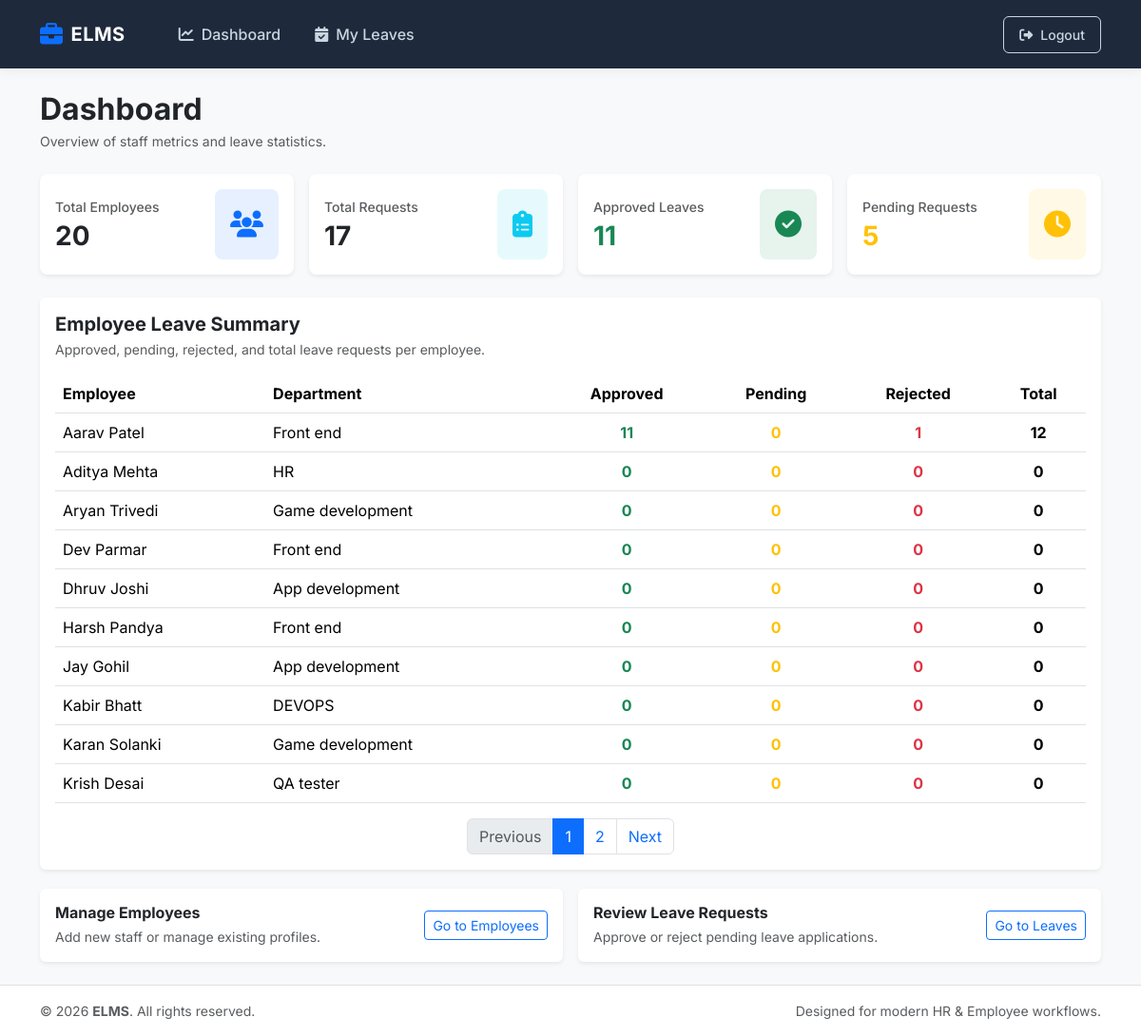
Page / (signed in) on the committed database.
### tables this page shows
CREATE TABLE `employees` (
  `id` int(11) NOT NULL,
  `employee_name` varchar(150) NOT NULL,
  `email` varchar(150) NOT NULL,
  `department_id` int(11) NOT NULL,
  `password` varchar(255) NOT NULL,
  `joining_date` date NOT NULL,
  `created_at` timestamp NOT NULL DEFAULT current_timestamp()
);

CREATE TABLE `departments` (
  `id` int(11) NOT NULL,
  `department_name` varchar(100) NOT NULL,
  `is_probation` tinyint(4) NOT NULL
);

### controller/DashboardController.php (called while the page is built, shortened)
<?php
require_once __DIR__ . '/../model/EmployeesModel.php';
require_once __DIR__ . '/../model/LeavesModel.php';
class DashboardController {
    private \EmployeesModel $employeeModel;
    private \LeavesModel $leaveModel;
    public function __construct() {
        $database = new \Database();
        $db = $database->getConnection();
        $this->employeeModel = new \EmployeesModel($db);
        $this->leaveModel = new \LeavesModel($db);
    }
    public function index(): void {
        $page = max(1, (int) ($_GET['page'] ?? 1));
        $limit = 10;
        $totalEmployees = $this->employeeModel->getTotalCount();
        $leaveStats = $this->leaveModel->getDashboardStats();
        $employeeLeaveSummaryResult = $this->leaveModel->getEmployeeLeaveSummary($page, $limit);
        $employeeLeaveSummary = $employeeLeaveSummaryResult['data'];
        $totalSummaryRows = $employeeLeaveSummaryResult['total'];
        $totalSummaryPages = max(1, (int) ceil($totalSummaryRows / $limit));
        $stats = [
            'total_employees' => $totalEmployees,
            'total_leaves'    => $leaveStats['total_requests'],
            'approved_leaves' => $leaveStats['total_approved'],
            'pending_leaves'  => $leaveStats['total_pending'],
            'rejected_leaves'  => $leaveStats['total_rejected']
        ];
        require_once __DIR__ . '/../views/dashboard/index.php';
    }
}

### model/BaseModel.php (called while the page is built, shortened)
<?php
abstract class BaseModel {
    protected PDO $conn;
    protected string $table;
    public function __construct(PDO $db, string $table) {
        $this->conn = $db;
        $this->table = $table;
    }
    protected function getTableName(): string {
        return $this->table;
    }
    protected function fetchOne(string $query, array $params = []): ?array {
        $stmt = $this->conn->prepare($query);
        $stmt->execute($params);
        $result = $stmt->fetch();
        return $result ?: null;
    }
}
?>

### model/EmployeesModel.php (called while the page is built, shortened)
<?php
require_once __DIR__ . '/BaseModel.php';
class EmployeesModel extends \BaseModel implements \CrudInterface {
    public function getTotalCount(): int {
        $query = "SELECT COUNT(*) AS total FROM " . $this->getTableName();
        $result = $this->fetchOne($query);
        return (int) ($result['total'] ?? 0);
    }
}
?>

### model/LeavesModel.php (called while the page is built, shortened)
<?php
require_once __DIR__ . '/BaseModel.php';
class LeavesModel extends \BaseModel {
    public function getDashboardStats(): array {
        $query = "SELECT
                    COUNT(*) AS total_requests,
                    SUM(CASE WHEN status = 'Approved' THEN 1 ELSE 0 END) AS total_approved,
                    SUM(CASE WHEN status = 'Pending' THEN 1 ELSE 0 END) AS total_pending,
                    SUM(CASE WHEN status = 'Rejected' THEN 1 ELSE 0 END) AS total_rejected
                FROM " . $this->getTableName();
        $result = $this->fetchOne($query);
        return [
            'total_requests' => (int) ($result['total_requests'] ?? 0),
            'total_approved' => (int) ($result['total_approved'] ?? 0),
            'total_pending'  => (int) ($result['total_pending'] ?? 0),
            'total_rejected' => (int) ($result['total_rejected'] ?? 0),
        ];
    }
    public function getEmployeeLeaveSummary(int $page = 1, int $limit = 10): array {
        $offset = ($page - 1) * $limit;
        $countQuery = "SELECT COUNT(*) AS total FROM employees";
        $countStmt = $this->conn->prepare($countQuery);
        $countStmt->execute();
        $countResult = $countStmt->fetch();
        $total = (int) ($countResult['total'] ?? 0);
        $query = "SELECT e.id, e.employee_name, d.department_name,
                    SUM(CASE WHEN l.status = 'Approved' THEN 1 ELSE 0 END) AS approved_leaves,
                    SUM(CASE WHEN l.status = 'Pending' THEN 1 ELSE 0 END) AS pending_leaves,
                    SUM(CASE WHEN l.status = 'Rejected' THEN 1 ELSE 0 END) AS rejected_leaves,
                    COUNT(l.id) AS total_leaves
                FROM employees e
                LEFT JOIN departments d ON d.id = e.department_id
                LEFT JOIN leaves l ON l.employee_id = e.id
                GROUP BY e.id, e.employee_name, d.department_name
                ORDER BY e.employee_name
                LIMIT :limit OFFSET :offset";
        $stmt = $this->conn->prepare($query);
        $stmt->bindValue(':limit', $limit, PDO::PARAM_INT);
        $stmt->bindValue(':offset', $offset, PDO::PARAM_INT);
        $stmt->execute();
        return [
            'data' => $stmt->fetchAll(),
            'total' => $total,
            'page' => $page,
            'limit' => $limit,
        ];
    }
}

### views/dashboard/index.php (the view)
<?php include __DIR__ . '/../layout/header.php'; ?>
<div class="d-flex justify-content-between align-items-center mb-4">
    <div>
        <h2 class="fw-bold mb-1">Dashboard</h2>
        <p class="text-muted small mb-0">Overview of staff metrics and leave statistics.</p>
    </div>
</div>
<div class="row g-3 mb-4">
    <div class="col-md-6 col-lg-3">
        <div class="card border-0 shadow-sm h-100 rounded-3">
            <div class="card-body d-flex align-items-center justify-content-between p-3">
                <div>
                    <span class="text-muted fw-medium small d-block mb-1">Total Employees</span>
                    <h3 class="fw-bold mb-0 text-dark"><?php echo $stats['total_employees']; ?></h3>
                </div>
                <div class="bg-primary bg-opacity-10 text-primary rounded-3 p-3 fs-3">
                    <i class="fa-solid fa-users"></i>
                </div>
            </div>
        </div>
    </div>
    <div class="col-md-6 col-lg-3">
        <div class="card border-0 shadow-sm h-100 rounded-3">
            <div class="card-body d-flex align-items-center justify-content-between p-3">
                <div>
                    <span class="text-muted fw-medium small d-block mb-1">Total Requests</span>
                    <h3 class="fw-bold mb-0 text-dark"><?php echo $stats['total_leaves']; ?></h3>
                </div>
                <div class="bg-info bg-opacity-10 text-info rounded-3 p-3 fs-3">
                    <i class="fa-solid fa-clipboard-list"></i>
                </div>
            </div>
        </div>
    </div>
    <div class="col-md-6 col-lg-3">
        <div class="card border-0 shadow-sm h-100 rounded-3">
            <div class="card-body d-flex align-items-center justify-content-between p-3">
                <div>
                    <span class="text-muted fw-medium small d-block mb-1">Approved Leaves</span>
                    <h3 class="fw-bold mb-0 text-success"><?php echo $stats['approved_leaves']; ?></h3>
                </div>
                <div class="bg-success bg-opacity-10 text-success rounded-3 p-3 fs-3">
                    <i class="fa-solid fa-circle-check"></i>
                </div>
            </div>
        </div>
    </div>
    <div class="col-md-6 col-lg-3">
        <div class="card border-0 shadow-sm h-100 rounded-3">
            <div class="card-body d-flex align-items-center justify-content-between p-3">
                <div>
                    <span class="text-muted fw-medium small d-block mb-1">Pending Requests</span>
                    <h3 class="fw-bold mb-0 text-warning"><?php echo $stats['pending_leaves']; ?></h3>
                </div>
                <div class="bg-warning bg-opacity-10 text-warning rounded-3 p-3 fs-3">
                    <i class="fa-solid fa-clock"></i>
                </div>
            </div>
        </div>
    </div>
</div>
<div class="card border-0 shadow-sm mt-4">
    <div class="card-body">
        <div class="d-flex align-items-center justify-content-between mb-3">
            <div>
                <h5 class="fw-bold mb-1">Employee Leave Summary</h5>
                <p class="text-muted small mb-0">Approved, pending, rejected, and total leave requests per employee.</p>
            </div>
        </div>
        <div class="table-responsive">
            <table class="table table-hover align-middle mb-0">
                <thead>
                    <tr>
                        <th>Employee</th>
                        <th>Department</th>
                        <th class="text-center">Approved</th>
                        <th class="text-center">Pending</th>
                        <th class="text-center">Rejected</th>
                        <th class="text-center">Total</th>
                    </tr>
                </thead>
                <tbody>
                    <?php if (!empty($employeeLeaveSummary)): ?>
                        <?php foreach ($employeeLeaveSummary as $summary): ?>
                            <tr>
                                <td><?= htmlspecialchars($summary['employee_name']) ?></td>
                                <td><?= htmlspecialchars($summary['department_name'] ?? 'N/A') ?></td>
                                <td class="text-center text-success fw-bold"><?= (int) ($summary['approved_leaves'] ?? 0) ?></td>
                                <td class="text-center text-warning fw-bold"><?= (int) ($summary['pending_leaves'] ?? 0) ?></td>
                                <td class="text-center text-danger fw-bold"><?= (int) ($summary['rejected_leaves'] ?? 0) ?></td>
                                <td class="text-center fw-bold"><?= (int) ($summary['total_leaves'] ?? 0) ?></td>
                            </tr>
                        <?php endforeach; ?>
                    <?php else: ?>
                        <tr>
                            <td colspan="6" class="text-center text-muted py-3">No leave data available.</td>
                        </tr>
                    <?php endif; ?>
                </tbody>
            </table>
        </div>
        <?php if ($totalSummaryPages > 1): ?>
            <nav aria-label="Employee summary pagination" class="mt-3">
                <ul class="pagination justify-content-center mb-0">
                    <li class="page-item <?= ($page <= 1) ? 'disabled' : '' ?>">
                        <a class="page-link" href="/dashboard?page=<?= max(1, $page - 1) ?>">Previous</a>
                    </li>
                    <?php for ($i = 1; $i <= $totalSummaryPages; $i++): ?>
                        <li class="page-item <?= ($i === $page) ? 'active' : '' ?>">
                            <a class="page-link" href="/dashboard?page=<?= $i ?>"><?= $i ?></a>
                        </li>
                    <?php endfor; ?>
                    <li class="page-item <?= ($page >= $totalSummaryPages) ? 'disabled' : '' ?>">
                        <a class="page-link" href="/dashboard?page=<?= min($totalSummaryPages, $page + 1) ?>">Next</a>
                    </li>
                </ul>
            </nav>
        <?php endif; ?>
    </div>
</div>
<div class="row g-3 mt-1">
    <div class="col-md-6">
        <div class="card border-0 shadow-sm p-3">
            <div class="d-flex align-items-center justify-content-between">
                <div>
                    <h6 class="fw-bold mb-1">Manage Employees</h6>
                    <p class="text-muted small mb-0">Add new staff or manage existing profiles.</p>
                </div>
                <a href="/employees" class="btn btn-outline-primary btn-sm">Go to Employees</a>
            </div>
        </div>
    </div>
    <div class="col-md-6">
        <div class="card border-0 shadow-sm p-3">
            <div class="d-flex align-items-center justify-content-between">
                <div>
                    <h6 class="fw-bold mb-1">Review Leave Requests</h6>
                    <p class="text-muted small mb-0">Approve or reject pending leave applications.</p>
                </div>
                <a href="/leaves" class="btn btn-outline-primary btn-sm">Go to Leaves</a>
            </div>
        </div>
    </div>
</div>
<?php include __DIR__ . '/../layout/footer.php'; ?>

### rows in the picture
employees: employee_name "Aarav Patel", department.department_name "Front end", approved_leaves "11", pending_leaves "0", rejected_leaves "1", total_leaves "12"
employees: employee_name "Aditya Mehta", department.department_name "HR", approved_leaves "0", pending_leaves "0", rejected_leaves "0", total_leaves "0"
employees: employee_name "Aryan Trivedi", department.department_name "Game development", approved_leaves "0", pending_leaves "0", rejected_leaves "0", total_leaves "0"
employees: employee_name "Dev Parmar", department.department_name "Front end", approved_leaves "0", pending_leaves "0", rejected_leaves "0", total_leaves "0"
employees: employee_name "Dhruv Joshi", department.department_name "App development", approved_leaves "0", pending_leaves "0", rejected_leaves "0", total_leaves "0"
employees: employee_name "Harsh Pandya", department.department_name "Front end", approved_leaves "0", pending_leaves "0", rejected_leaves "0", total_leaves "0"
employees: employee_name "Jay Gohil", department.department_name "App development", approved_leaves "0", pending_leaves "0", rejected_leaves "0", total_leaves "0"
employees: employee_name "Kabir Bhatt", department.department_name "DEVOPS", approved_leaves "0", pending_leaves "0", rejected_leaves "0", total_leaves "0"
employees: employee_name "Karan Solanki", department.department_name "Game development", approved_leaves "0", pending_leaves "0", rejected_leaves "0", total_leaves "0"
employees: employee_name "Krish Desai", department.department_name "QA tester", approved_leaves "0", pending_leaves "0", rejected_leaves "0", total_leaves "0"

### other values in the picture
$stats['total_employees'] "20"
$stats['total_leaves'] "17"
$stats['approved_leaves'] "11"
$stats['pending_leaves'] "5"
